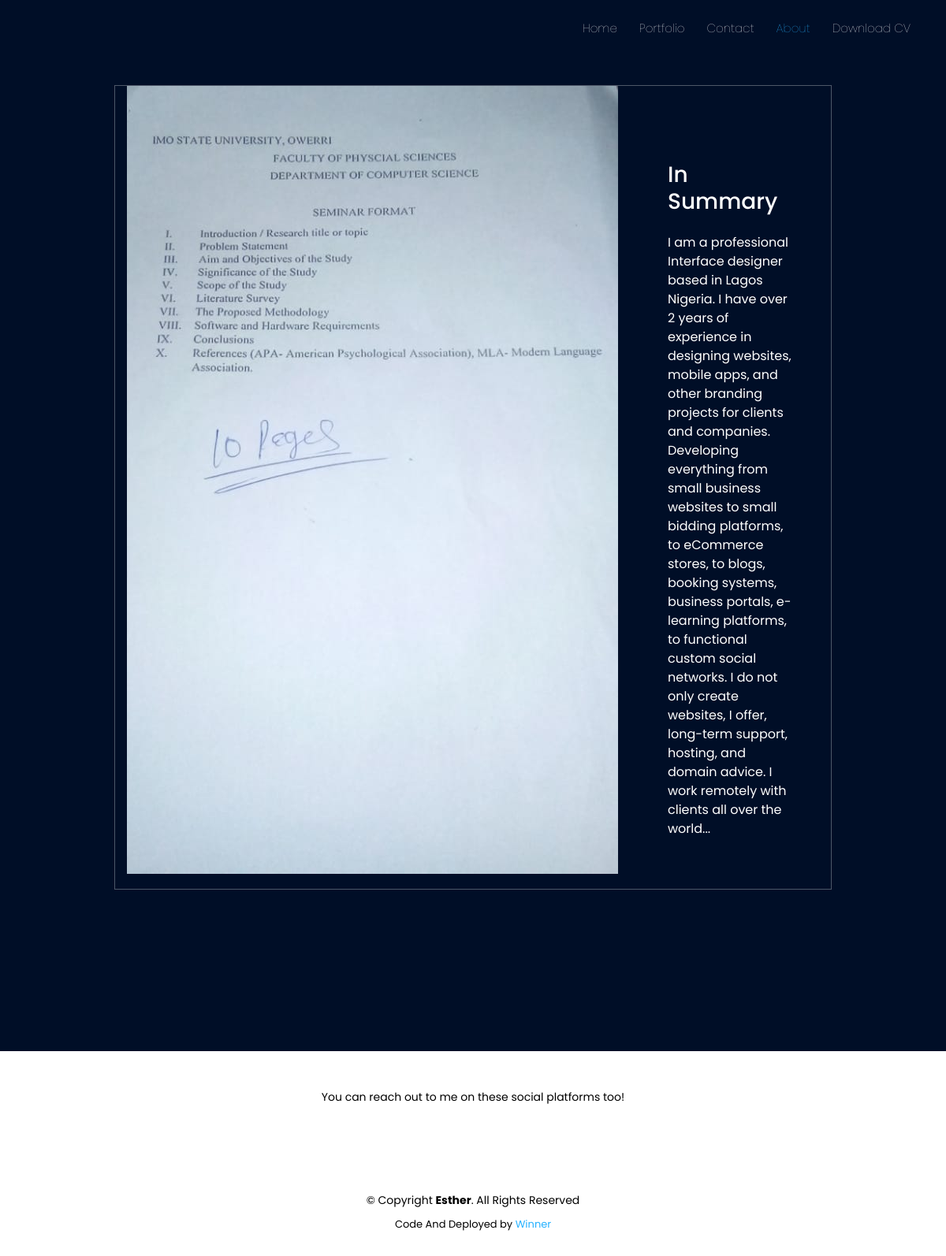
The page /about/ on the database its author committed.
### portfolio/models.py (models this page shows, shortened)
class PersonalData(models.Model):
    intro = models.CharField(max_length=400)
    about = models.TextField()
    image = models.ImageField(upload_to='Profile/')
    address = models.CharField(max_length=300,default='A108 Adam Street, New York, NY 535022')
    email = models.CharField(max_length=200,default='queeneomah@gmail.com')
    phone = models.CharField(max_length=15,default='+234-704 0787 822')

### portfolio/views.py (the view)
# urls.py: path('about/', portfolioView.about_view,name='about'),
def about_view(request):
    asset = models.Assets.objects.get(id=1)
    personal_data = models.PersonalData.objects.get(id=1)
    context = {
        'title':'Omah - (About)',
        'personalData': personal_data,
        'asset':asset,
    }
    return render(request,'portfolio/about.html',context)

### portfolio/templates/portfolio/about.html
{% extends 'portfolio/base.html' %}
{% block content %}
<li class=""><a href="/">Home</a></li>
<li><a href="/">Portfolio</a></li>
<li><a href="/">Contact</a></li>
<li class="active"><a href="{% url 'about' %}">About</a></li>
<li><a href="{{ asset.cv }}">Download CV</a></li>
</ul>
</nav>
</div>
</header>
  <main id="main" style="background:#000e27 ; padding: 145px;" class="pt-5">
    <section class="inner-page">
      <div class="container">
        <div style="border: 1px solid rgba(255, 255, 255, 0.3);!important" class="row">
          <div class="col-lg">
            <img src="{{ personalData.image.url }}" alt="">
          </div>
          <div class="p-5 col-lg">
            <h3 class="pt-5 pb-3">In Summary</h3>
            <p>{{ personalData.about }}</p>
          </div>
        </div>
      </div>
    </section>
  </main>
  {% endblock content %}

### static/assets/css/style.css (style rules this page uses)
body { font-family:'Poppins'; color: #000E27; }
a { color: #25B1FF; }
h1, h2, h3, h4, h5, h6 { font-family: "Poppins"; }
.nav-menu > ul > li { position: relative; white-space: nowrap; padding: 10px 0 10px 28px; }
.nav-menu a { display: block; position: relative; color: #fff; transition: 0.3s; font-size: 15px; font-family: 'Poppins'; font-weight: lighter; }
.nav-menu a:hover, .nav-menu .active > a, .nav-menu li:hover > a { color: #25B1FF; }
.mobile-nav * { margin: 0; padding: 0; list-style: none; }
.mobile-nav a { display: block; position: relative; color: #fff; padding: 10px 20px; font-weight: 500; outline: none; }
.mobile-nav a:hover, .mobile-nav .active > a, .mobile-nav li:hover > a { color: #fff; text-decoration: none; background: #25B1FF; }
section { padding: 60px 0; overflow: hidden; background: #000E27; color: #fff; }

### rows shown on the page
PersonalData: image (picture), about "I am a professional Interface designer based in Lagos Nigeria. I have over 2 years of experience in designing websites, mobile apps, and other branding projects for clients and companies. Developing everything from small business websites to small bidding platforms, to eCommerce stores, to blogs, booking systems, business portals, e-learning platforms, to functional custom social networks. I do not only create websites, I offer, long-term support, hosting, and domain advice. I work remotely with clients all over the world..."
